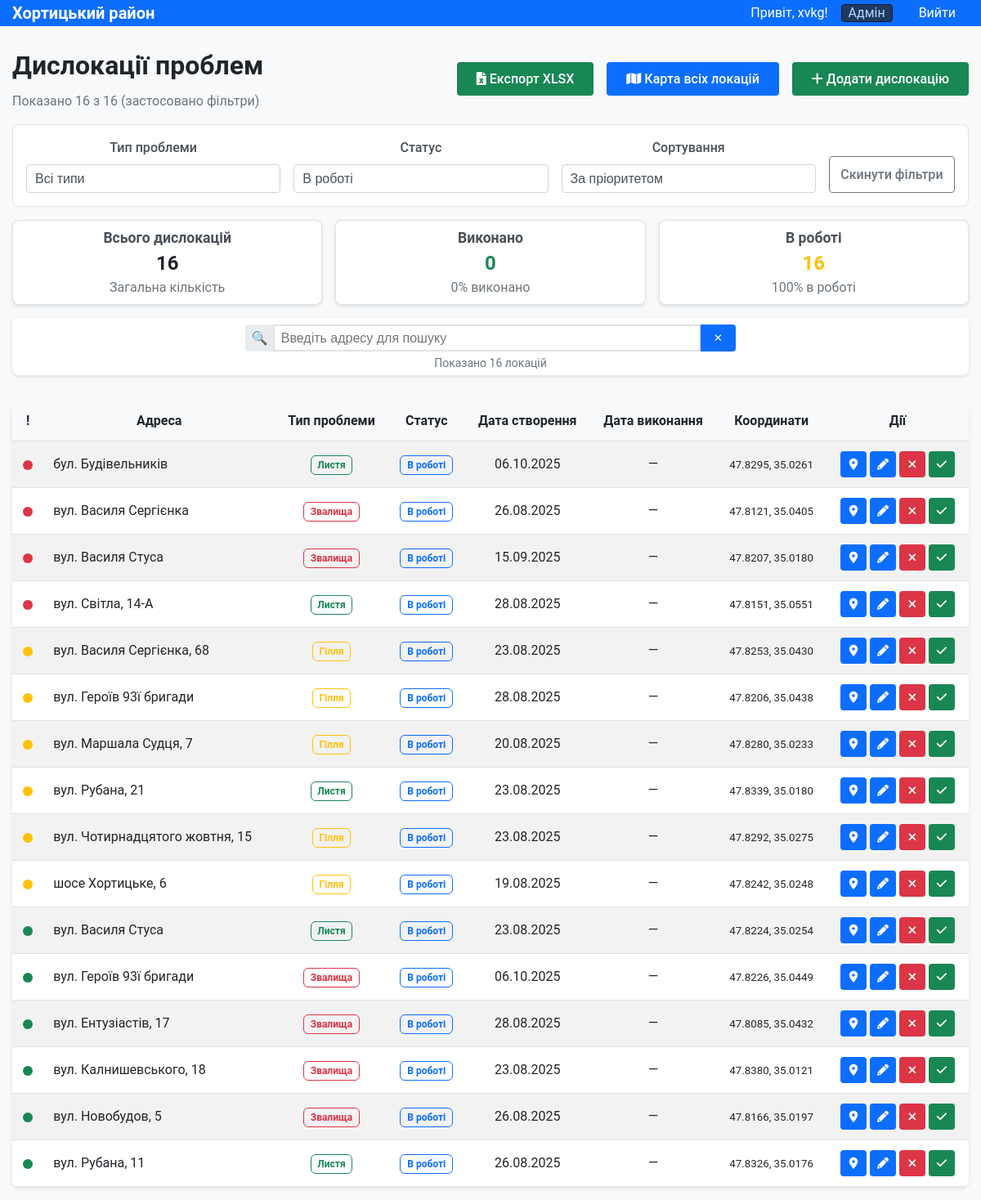
Screenshot of / (signed in) with the database file from the repository.
### models.py (models this page shows, shortened)
class User(UserMixin, db.Model):
    id = db.Column(db.Integer, primary_key=True)
    username = db.Column(db.String(80), unique=True, nullable=False)
    password_hash = db.Column(db.String(120), nullable=False)
    role = db.Column(db.String(20), default='user')  # 'admin' або 'user'
    def is_admin(self):
        return self.role == 'admin'

class Location(db.Model):
    id = db.Column(db.Integer, primary_key=True)
    address = db.Column(db.String(200), nullable=False)
    latitude = db.Column(db.Float, nullable=False)
    longitude = db.Column(db.Float, nullable=False)
    problem_type = db.Column(db.String(50), nullable=False)
    priority = db.Column(db.String(20), default='Середній')
    status = db.Column(db.String(20), default='in_progress')
    description = db.Column(db.Text)
    date_created = db.Column(db.DateTime, default=datetime.utcnow)
    date_completed = db.Column(db.DateTime)
    created_by = db.Column(db.Integer, db.ForeignKey('user.id'))
    def get_priority_order(self):
        priority_map = {'Високий': 1, 'Середній': 2, 'Низький': 3}
        return priority_map.get(self.priority, 2)

### app.py (the view)
@app.route('/')
def index():
    problem_type = request.args.get('problem_type', 'all')
    status = request.args.get('status', 'in_progress')
    priority = request.args.get('priority', 'all')
    sort_by = request.args.get('sort_by', 'priority')
    query = Location.query
    if problem_type != 'all':
        query = query.filter(Location.problem_type == problem_type)
    if status != 'all':
        query = query.filter(Location.status == status)
    locations = query.all()
    for location in locations:
        location.formatted_address = format_address(location.address)
    if sort_by == 'alphabet':
        locations.sort(key=lambda x: x.formatted_address)
    else:  # sort_by == 'priority'
        locations.sort(key=lambda x: (
            x.get_priority_order(), x.formatted_address))
    for location in locations:
        location.address = location.formatted_address
    total_count = len(locations)
    completed_count = len([l for l in locations if l.status == 'completed'])
    in_progress_count = len([l for l in locations if l.status == 'in_progress'])
    return render_template('index.html',
                           locations=locations,
                           current_problem_type=problem_type,
                           current_status=status,
                           current_priority=priority,
                           current_sort=sort_by,
                           total_count=total_count,
                           completed_count=completed_count,
                           in_progress_count=in_progress_count)

### app.py (called while the page is built)
@login_manager.user_loader
def load_user(user_id):
    return db.session.get(User, int(user_id))  # Новий синтаксис SQLAlchemy

def format_address(address):
    file_path = Path(__file__).parent / "static" / "street-names.json"
    with open(file_path, "r", encoding="utf-8") as f:
        addresses = json.load(f)
        for k, v in addresses.items():
            if address.startswith(k):
                return address.replace(k, v)
    return address

### templates/index.html (shortened to what this page needs)
{% extends "base.html" %}
{% block content %}
<div class="page-header">
    <div class="page-header__info">
        <h1 class="page-header__title">Дислокації проблем</h1>
        <p class="page-header__subtitle">
            Показано {{ locations|length }}
            {% if current_problem_type != 'all' or current_status != 'all' %}
                з {{ total_count }} (застосовано фільтри)
            {% else %}
                записів
            {% endif %}
        </p>
    </div>
    <div class="page-header__actions">
        <a href="{{ url_for('export_excel', problem_type=current_problem_type, status=current_status) }}"
            class="button button--success">
            <i class="fas fa-file-excel"></i> Експорт XLSX
        </a>
        <a href="{{ url_for('map_all') }}" class="button button--primary">
            <i class="fas fa-map"></i> Карта всіх локацій
        </a>
        {% if current_user.is_authenticated and current_user.is_admin() %}
            <a href="{{ url_for('add_location') }}" class="button button--success">
                <i class="fas fa-plus"></i> Додати дислокацію
            </a>
        {% endif %}
    </div>
</div>
<form method="GET" class="filter-section">
    <div class="filter-section__group">
        <label class="form__label">Тип проблеми</label>
        <select name="problem_type" class="form__select" onchange="this.form.submit()">
            <option value="all" {% if current_problem_type == 'all' %}selected{% endif %}>Всі типи</option>
        </select>
    </div>
    <div class="filter-section__group">
        <label class="form__label">Статус</label>
        <select name="status" class="form__select" onchange="this.form.submit()">
            <option value="in_progress" {% if current_status == 'in_progress' %}selected{% endif %}>В роботі</option>
        </select>
    </div>
    <div class="filter-section__group">
        <label class="form__label">Сортування</label>
        <select name="sort_by" class="form__select" onchange="this.form.submit()">
            <option value="priority" {% if current_sort == 'priority' %}selected{% endif %}>За пріоритетом</option>
        </select>
    </div>
    <a href="{{ url_for('index') }}" class="button button--secondary">Скинути фільтри</a>
</form>
<div class="stats-grid">
    <div class="stats-card">
        <div class="stats-card__title">
            {% if current_problem_type != 'all' %}
                {{ current_problem_type }}
            {% else %}
                Всього дислокацій
            {% endif %}
        </div>
        <div class="stats-card__value">{{ total_count }}</div>
        <p class="stats-card__description">
            {% if current_problem_type != 'all' %}
                Загальна кількість {{ current_problem_type.lower() }}
            {% else %}
                Загальна кількість
            {% endif %}
        </p>
    </div>
    <div class="stats-card">
        <div class="stats-card__title">Виконано</div>
        <div class="stats-card__value stats-card__value--success">{{ completed_count }}</div>
        <p class="stats-card__description">
            {% if total_count > 0 %}
                {{ "%.0f"|format((completed_count / total_count) * 100) }}% виконано
            {% else %}
                0% виконано
            {% endif %}
        </p>
    </div>
    <div class="stats-card">
        <div class="stats-card__title">В роботі</div>
        <div class="stats-card__value stats-card__value--warning">{{ in_progress_count }}</div>
        <p class="stats-card__description">
            {% if total_count > 0 %}
                {{ "%.0f"|format((in_progress_count / total_count) * 100) }}% в роботі
            {% else %}
                0% в роботі
            {% endif %}
        </p>
    </div>
</div>
{% if locations %}
<div class="search-section">
    <form class="search-section__form">
        <div class="search-section__input-group">
            <span class="search-section__addon">🔍</span>
            <input type="text"
                id="searchInput"
                class="search-section__input"
                placeholder="Введіть адресу для пошуку"
                autocomplete="off">
            <button class="search-section__button"
                    type="button"
                    id="clearSearch"
                    title="Очистити пошук">✕</button>
        </div>
        <div id="searchResults" class="search-section__info"></div>
    </form>
</div>
<div class="data-table-container">
    <table class="data-table">
        <thead>
            <tr class="data-table__header">
                <th class="data-table__cell">!</th>
                <th class="data-table__cell">Адреса</th>
                <th class="data-table__cell">Тип проблеми</th>
                <th class="data-table__cell">Статус</th>
                <th class="data-table__cell">Дата створення</th>
                <th class="data-table__cell">Дата виконання</th>
                <th class="data-table__cell">Координати</th>
                <th class="data-table__cell">Дії</th>
            </tr>
        </thead>
        <tbody>
            {% for location in locations %}
            <tr class="data-table__row" data-address="{{ location.address }}">
                <td class="data-table__cell">
                    {% if location.priority == 'Високий' %}
                        <span class="priority-indicator priority-indicator--high" title="Високий пріоритет">&nbsp;</span>
                    {% elif location.priority == 'Середній' %}
                        <span class="priority-indicator priority-indicator--medium" title="Середній пріоритет">&nbsp;</span>
                    {% else %}
                        <span class="priority-indicator priority-indicator--low" title="Низький пріоритет">&nbsp;</span>
                    {% endif %}
                </td>
                <td class="data-table__cell data-table__cell--left">{{ location.address }}</td>
                <td class="data-table__cell">
                    {% if location.problem_type == 'Гілля' %}
                        <span class="badge badge--branches">{{ location.problem_type }}</span>
                    {% elif location.problem_type == 'Листя' %}
                        <span class="badge badge--leaves">{{ location.problem_type }}</span>
                    {% elif location.problem_type == 'Звалища' %}
                        <span class="badge badge--dumps">{{ location.problem_type }}</span>
                    {% else %}
                        <span class="badge badge--default">{{ location.problem_type }}</span>
                    {% endif %}
                </td>
                <td class="data-table__cell">
                    {% if location.status == 'completed' %}
                        <span class="badge badge--completed">Виконано</span>
                    {% elif location.status == 'in_progress' %}
                        <span class="badge badge--in-progress">В роботі</span>
                    {% else %}
                        <span class="badge badge--default">В роботі</span>
                    {% endif %}
                </td>
                <td class="data-table__cell">{{ location.date_created.strftime('%d.%m.%Y') }}</td>
                <td class="data-table__cell">
                    {% if location.date_completed %}
                        <span class="data-table__success-text">{{ location.date_completed.strftime('%d.%m.%Y') }}</span>
                    {% else %}
                        <span class="data-table__muted-text">—</span>
                    {% endif %}
                </td>
                <td class="data-table__cell">
                    <small class="data-table__coordinates">
                        {{ "%.4f"|format(location.latitude) }}, {{ "%.4f"|format(location.longitude) }}
                    </small>
                </td>
                <td class="data-table__cell">
                    <div class="data-table__actions">
                        <a href="{{ url_for('location_map', location_id=location.id) }}"
                            class="button button--primary button--small button--square"
                            title="Переглянути на карті">
                            <i class="fas fa-map-marker-alt"></i>
                        </a>
                        {% if current_user.is_authenticated and current_user.is_admin() %}
                            <a href="{{ url_for('edit_location', id=location.id) }}"
                                class="button button--primary button--small button--square"
                                title="Редагувати">
                                <i class="fas fa-pencil-alt"></i>
                            </a>
                            <button type="button"
                                    class="button button--danger button--small button--square"
                                    data-location-id="{{ location.id }}"
                                    data-location-address="{{ location.address }}"
                                    onclick="confirmDeleteSafe(this)"
                                    title="Видалити">
                                <i class="fas fa-times"></i>
                            </button>
                            {% if location.status != 'completed' %}
                                <button type="button"
                                    data-problem-type="{{ location.problem_type }}"
                                    class="button button--success button--small button--square"
                                    data-location-id="{{ location.id }}"
                                    data-location-address="{{ location.address }}"
                                    onclick="confirmComplete(this)"
                                    title="Позначити як виконано">
                                    <i class="fas fa-check"></i>
                                </button>
                            {% endif %}
                        {% endif %}
                    </div>
                </td>
            </tr>
            {% endfor %}
        </tbody>
    </table>
</div>
{% endif %}
{% endblock %}

### templates/base.html (shortened to what this page needs)
<!DOCTYPE html>
<html lang="uk">
    <head>
        <link rel="stylesheet" href="https://cdnjs.cloudflare.com/ajax/libs/font-awesome/6.0.0/css/all.min.css">
        <link rel="stylesheet" href="{{ url_for('static', filename='css/style.css') }}">
    </head>
    <body>
        <nav class="navigation">
            <div class="layout">
                <div class="navigation__container">
                    <a class="navigation__brand" href="{{ url_for('index') }}">Хортицький район</a>
                    <div class="navigation__menu">
                        {% if current_user.is_authenticated %}
                        <span class="navigation__text">Привіт, {{ current_user.username }}!</span>
                        {% if current_user.is_admin() %}
                        <span class="admin">Адмін</span>
                        {% endif %}
                        <a class="navigation__link" href="{{ url_for('logout') }}">Вийти</a>
                        {% else %}
                        <a class="navigation__link" href="{{ url_for('login') }}">Увійти</a>
                        {% endif %}
                    </div>
                </div>
            </div>
        </nav>
        <div class="layout layout--with-top-margin">{% block content %}{% endblock %}</div>
    </body>
</html>

### static/css/variables.css (style rules this page uses)
:root { --body-bg: #f8f9fa; --dt-body-bg: #1a1a1a; --dt-bg-1: #2d2d2d; --dt-border-1: #404040; --dt-border-2: #666666; --white: #ffffff; --white-grey: #dee2e6; --grey: #6c757d; --grey-input: #ced4da; --grey-input-readonly: #b0b0b0; --font-color: #212529; --font-color-light: #495057; --dt-font-color: #dddddd; --transparent-white: rgba(255, 255, 255, 0.1); --transparent-black: rgba(0, 0, 0, 0.1); --blue: #0d6efd; --blue-hover: #195fc9; --orange: #ffc107; --orange-hover: #b48f1e; --green: #198754; --green-hover: #1fc979; --green-dark: #055160; --green-alert-bg: #d1ecf1; --green-alert-border: #bee5eb; --red: #dc3545; --red-hover: #bb2d3b; --red-dark: #721c24; --red-alert-bg: #f8d7da; --red-alert-border: #f5c6cb; --dt-red-alert-bg: #5f1e1e; --dt-red-alert-border: #822c2c; --dt-red-alert-font: #f8b4b4; --dt-blue-alert-bg: #1e3a5f; --dt-blue-alert-border: #2c5282; --dt-blue-alert-font: #b3d4fc; --light-blue-border: #e9ecef; --highlight: #fff3cd; --ff: Roboto, Arial, sans-serif; }

### rows the page displays
User: username "xvkg"
Location: priority "Високий" (drawn), problem_type "Листя", status "В роботі", date_created "06.10.2025", latitude "47.8295", longitude "35.0261"
Location: priority "Високий" (drawn), problem_type "Звалища", status "В роботі", date_created "26.08.2025", latitude "47.8121", longitude "35.0405"
Location: priority "Високий" (drawn), problem_type "Звалища", status "В роботі", date_created "15.09.2025", latitude "47.8207", longitude "35.0180"
Location: priority "Високий" (drawn), problem_type "Листя", status "В роботі", date_created "28.08.2025", latitude "47.8151", longitude "35.0551"
Location: priority "Середній" (drawn), problem_type "Гілля", status "В роботі", date_created "23.08.2025", latitude "47.8253", longitude "35.0430"
Location: priority "Середній" (drawn), problem_type "Гілля", status "В роботі", date_created "28.08.2025", latitude "47.8206", longitude "35.0438"
Location: priority "Середній" (drawn), problem_type "Гілля", status "В роботі", date_created "20.08.2025", latitude "47.8280", longitude "35.0233"
Location: priority "Середній" (drawn), problem_type "Листя", status "В роботі", date_created "23.08.2025", latitude "47.8339", longitude "35.0180"
Location: priority "Середній" (drawn), problem_type "Гілля", status "В роботі", date_created "23.08.2025", latitude "47.8292", longitude "35.0275"
Location: priority "Середній" (drawn), problem_type "Гілля", status "В роботі", date_created "19.08.2025", latitude "47.8242", longitude "35.0248"
Location: priority "Низький" (drawn), problem_type "Листя", status "В роботі", date_created "23.08.2025", latitude "47.8224", longitude "35.0254"
Location: priority "Низький" (drawn), problem_type "Звалища", status "В роботі", date_created "06.10.2025", latitude "47.8226", longitude "35.0449"
Location: priority "Низький" (drawn), problem_type "Звалища", status "В роботі", date_created "28.08.2025", latitude "47.8085", longitude "35.0432"
Location: priority "Низький" (drawn), problem_type "Звалища", status "В роботі", date_created "23.08.2025", latitude "47.8380", longitude "35.0121"
Location: priority "Низький" (drawn), problem_type "Звалища", status "В роботі", date_created "26.08.2025", latitude "47.8166", longitude "35.0197"
Location: priority "Низький" (drawn), problem_type "Листя", status "В роботі", date_created "26.08.2025", latitude "47.8326", longitude "35.0176"

### other values shown
{{ locations|length }} "16"
{{ total_count }} "16"
{{ completed_count }} "0"
{{ "%.0f"|format((completed_count / total_count) * 100) }} "0"
{{ in_progress_count }} "16"
{{ "%.0f"|format((in_progress_count / total_count) * 100) }} "100"
